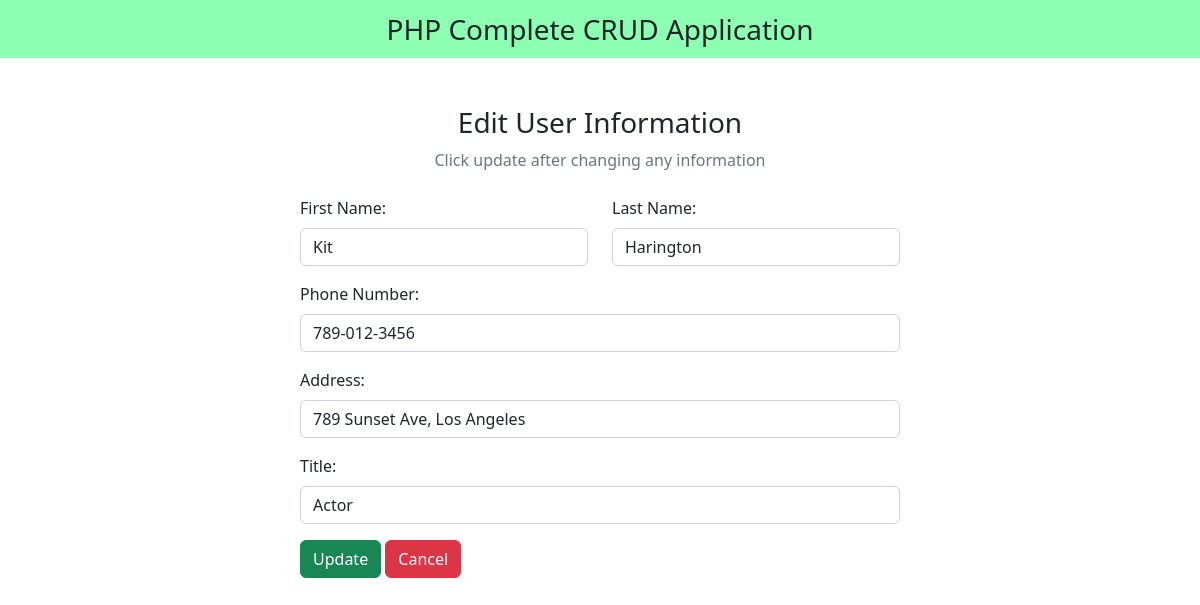
The page /edit.php?id=3 on the database its author committed.
### tables this page shows
CREATE TABLE `staff` (
  `id` int unsigned NOT NULL AUTO_INCREMENT,
  `lastName` varchar(50) NOT NULL,
  `firstName` varchar(50) NOT NULL,
  `title` varchar(100) DEFAULT NULL,
  `phoneNumber` varchar(100) DEFAULT NULL,
  `address` varchar(100) DEFAULT NULL,
  PRIMARY KEY (`id`)
);

### edit.php (the view, shortened to what this page needs)
<?php
include "db_conn.php";
$id = $_GET["id"];
?>
<!DOCTYPE html>
<html lang="en">
<head>
  <link href="https://cdn.jsdelivr.net/npm/bootstrap@5.2.3/dist/css/bootstrap.min.css" rel="stylesheet">
  <link rel="stylesheet" href="https://cdnjs.cloudflare.com/ajax/libs/font-awesome/6.4.0/css/all.min.css" />
</head>
<body>
  <nav class="navbar navbar-light justify-content-center fs-3 mb-5" style="background-color: #00ff5573;">
    PHP Complete CRUD Application
  </nav>
  <div class="container">
    <div class="text-center mb-4">
      <h3>Edit User Information</h3>
      <p class="text-muted">Click update after changing any information</p>
    </div>
    <?php
    $sql = "SELECT * FROM `staff` WHERE id = $id LIMIT 1";
    $result = mysqli_query($conn, $sql);
    $row = mysqli_fetch_assoc($result);
    ?>
    <div class="container d-flex justify-content-center">
      <form action="" method="post" style="width:50vw; min-width:300px;">
        <div class="row mb-3">
          <div class="col">
            <label class="form-label">First Name:</label>
            <input type="text" class="form-control" name="firstName" value="<?php echo $row['firstName'] ?>">
          </div>
          <div class="col">
            <label class="form-label">Last Name:</label>
            <input type="text" class="form-control" name="lastName" value="<?php echo $row['lastName'] ?>">
          </div>
        </div>
        <div class="mb-3">
          <label class="form-label">Phone Number:</label>
          <input type="tel" class="form-control" name="phoneNumber" value="<?php echo $row['phoneNumber'] ?>">
        </div>
        <div class="mb-3">
          <label class="form-label">Address:</label>
          <input type="text" class="form-control" name="address" value="<?php echo $row['address'] ?>">
        </div>
        <div class="mb-3">
          <label class="form-label">Title:</label>
          <input type="text" class="form-control" name="title" value="<?php echo $row['title'] ?>">
        </div>
        <div>
          <button type="submit" class="btn btn-success" name="submit">Update</button>
          <a href="index.php" class="btn btn-danger">Cancel</a>
        </div>
      </form>
    </div>
  </div>
</body>
</html>

### rows shown on the page
staff: firstName "Kit", lastName "Harington", phoneNumber "789-012-3456", address "789 Sunset Ave, Los Angeles", title "Actor"
